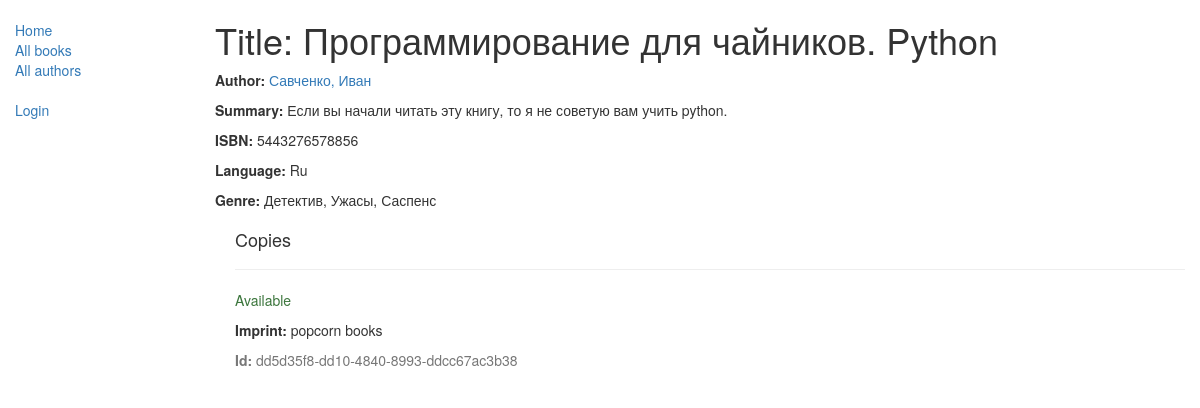
The page /catalog/book/2 on the database as committed earlier.
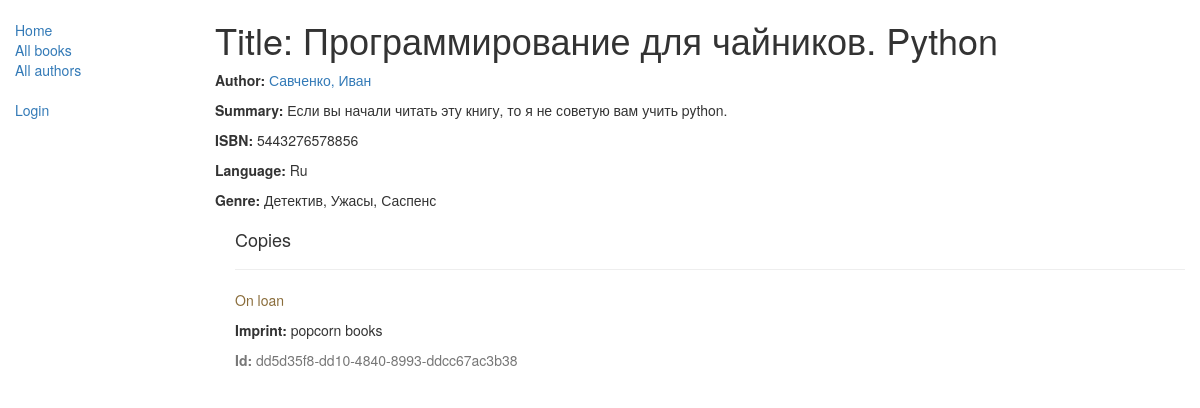
The same page on the database as committed later.
### catalog/models.py (models this page shows, shortened)
class BookInstance(models.Model):
    id = models.UUIDField(primary_key=True, default=uuid.uuid4, help_text="Unique ID for this particular book across whole library")
    book = models.ForeignKey('Book', on_delete=models.SET_NULL, null=True)
    imprint = models.CharField(max_length=200)
    due_back = models.DateField(null=True, blank=True)
    language = models.ForeignKey('Language', on_delete=models.SET_NULL, null=True)
    borrower = models.ForeignKey(User, on_delete=models.SET_NULL, null=True, blank=True)
    LOAN_STATUS = (
        ('m', 'Maintenance'),
        ('o', 'On loan'),
        ('a', 'Available'),
        ('r', 'Reserved'),
    )
    status = models.CharField(max_length=1, choices=LOAN_STATUS, blank=True, default='m', help_text='Book availability')
    class Meta:
        ordering = ["due_back"]
    class Meta:
        ordering = ['due_back']
        permissions = (("can_mark_returned", "Set book as returned"),)

### catalog/views.py (the view)
# urls.py: re_path(r'^book/(?P<pk>\d+)$', views.BookDetailView.as_view(), name='book-detail'),
class BookDetailView(generic.DetailView):
    model = Book

### catalog/models.py (called while the page is built)
    def __str__(self):
        return self.name

    def __str__(self):
        return self.name

    def __str__(self):
        return '%s, %s' % (self.last_name, self.first_name)

### catalog/templates/catalog/book_detail.html
{% extends "base_generic.html" %}
{% block content %}
    <h1>Title: {{ book.title }}</h1>
    <p><strong>Author:</strong> <a href="{% url 'author-detail' book.author.pk %}">{{ book.author }}</a></p>
    <p><strong>Summary:</strong> {{ book.summary }}</p>
    <p><strong>ISBN:</strong> {{ book.isbn }}</p>
    <p><strong>Language:</strong> {{ book.language }}</p>
    <p><strong>Genre:</strong> {% for genre in book.genre.all %} {{ genre }}{% if not forloop.last %},
        {% endif %}{% endfor %}</p>
    <div style="margin-left:20px;margin-top:20px">
        <h4>Copies</h4>
        {% for copy in book.bookinstance_set.all %}
        <hr>
        <p class="{% if copy.status == 'a' %}text-success{% elif copy.status == 'd' %}text-danger{% else %}text-warning{% endif %}">
            {{ copy.get_status_display }}
        </p>
        <p><strong>Imprint:</strong> {{ copy.imprint }}</p>
        <p class="text-muted"><strong>Id:</strong> {{ copy.id }}</p>
        {% endfor %}
    </div>
{% endblock %}

Rows that differ between the two databases and show on the page:
changed BookInstance "popcorn books": status "Available" → "On loan"
